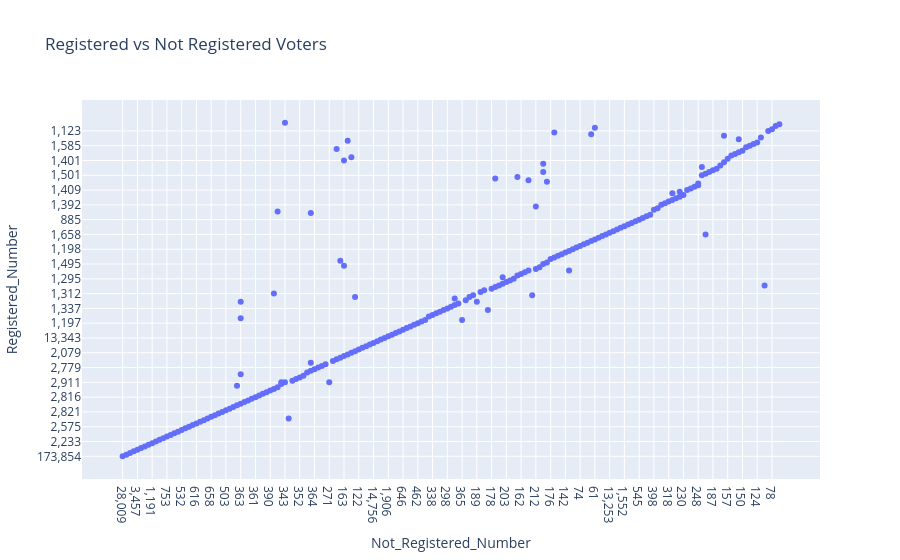

Here is the notebook cell this chart was saved with:
### Code cell
fig6 = px.scatter(
    vote2024_fixed,
    x ="Not_Registered_Number",
    y ="Registered_Number",
    title="Registered vs Not Registered Voters"
)

fig6.show()

### Figure 1 — Plotly figure (JSON) as saved in the notebook; plotly's stock layout.template omitted (floating-point values rounded to 4 significant figures; data arrays with more than 128 entries replaced by an {"elided": "..."} marker saying what was removed)
{"data": [{"hovertemplate": "Not_Registered_Number=%{x}<br>Registered_Number=%{y}<extra></extra>", "legendgroup": "", "marker": {"color": "#636efa", "symbol": "circle"}, "mode": "markers", "name": "", "orientation": "v", "showlegend": false, "type": "scatter", "x": {"elided": "223 str values"}, "xaxis": "x", "y": {"elided": "223 str values"}, "yaxis": "y"}], "layout": {"legend": {"tracegroupgap": 0}, "title": {"text": "Registered vs Not Registered Voters"}, "xaxis": {"anchor": "y", "domain": [0, 1], "title": {"text": "Not_Registered_Number"}}, "yaxis": {"anchor": "x", "domain": [0, 1], "title": {"text": "Registered_Number"}}}}
